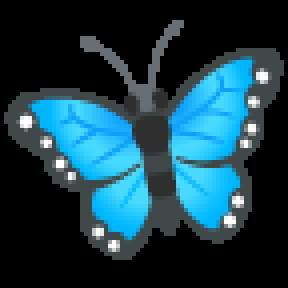
#> input picture backend/src/main/resources/sticker-assets/anim_butterfly.a7e71017.png, 72 x 72 px (shown 4 times larger)
$ python -i generator.py   (imports and definitions only)   (older library calls are emulated)
#> lines starting #> are read from the running program, lines starting #| are printed output that depends on the picture
#> further down, picture is the input picture: shape (72, 72, 3); mean B, G, R 73.2, 60.5, 26
"""사진 한 장 → 차이 다섯 개를 넣은 B 이미지. 시제품 prototype/diff_d.py 의 D 방식을 그대로 옮기고 둘을 더했다.

  1. 얼굴 보호 — 보호 마스크(얼굴 bbox ×1.3)에 닿는 superpixel 은 고르지 않고, 실제로 바뀐 픽셀이 닿아도 버린다
     (clone·inpaint 는 지정 영역 밖으로 번질 수 있다).
  2. 최소 거리를 "저장되는 중심"(바뀐 픽셀의 평균)으로 잰다 — 시제품은 superpixel 중심으로 재서 저장값끼리는
     조금 가까워질 수 있었다.

변형 재료는 전부 같은 사진의 픽셀이라 이질감이 적다.
  color  : superpixel 하나의 색상(hue)을 돌림 — 경계가 뚜렷한 영역(objectness ≥ 2.0)에만
  remove : 작은 superpixel 을 지우고 inpaint 로 메움
  clone  : 다른 곳의 패치를 복제해 seamlessClone
  flip   : 원형 패치를 좌우 반전

같은 (이미지, seed, level, 보호 마스크)면 같은 결과가 나온다 — SLIC·OpenCV 연산은 결정적이고, 무작위는 전부
random.Random(seed) 하나에서 나온다.
"""
import random

import cv2
import numpy as np
from skimage.segmentation import slic

from . import config

LEVELS = {
    #          superpixel 면적 비율 범위         hue 회전   최소 차이(평균 abs)
    "easy":   dict(area=(.004, .015), hue=40, min_diff=24),
    "normal": dict(area=(.002, .008), hue=30, min_diff=18),
    "hard":   dict(area=(.001, .004), hue=22, min_diff=14),
}

KINDS = ["color", "remove", "clone", "flip"]
OBJECTNESS_MIN = 2.0
TEXTURE_MIN = .08
CHANGED_PIXEL = 12       # 이보다 크게 바뀐 픽셀을 "바뀐 곳"으로 본다
MIN_DIST_RATIO = .14     # 차이끼리 최소 거리 = 짧은 변 × 이 값
MARGIN_RATIO = .03       # 가장자리에서 이만큼은 비운다


class GenerationFailed(Exception):
    pass


def texture(img):
    g = cv2.cvtColor(img, cv2.COLOR_BGR2GRAY).astype(np.float32) / 255
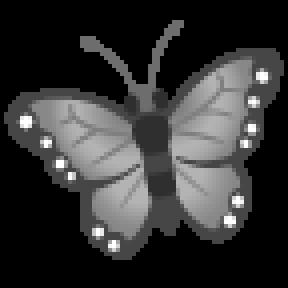
#> g: shape (72, 72) float32 (shown 4 times larger); min 0, max 1, mean 0.203
    return cv2.magnitude(cv2.Sobel(g, cv2.CV_32F, 1, 0), cv2.Sobel(g, cv2.CV_32F, 0, 1))
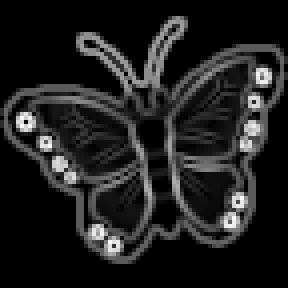
#> returned value: shape (72, 72) float32 (shown 4 times larger); min 0, max 3.08, mean 0.389; drawn with min black and max white


# [8 lines left out: function objectness, not called in this run]


def far_enough(c, used, d):
    return all((c[0] - u[0]) ** 2 + (c[1] - u[1]) ** 2 >= d * d for u in used)


# [8 lines left out: function apply_color, not called in this run]


def apply_remove(img, mask, p, rng):
    m = cv2.dilate(mask, np.ones((5, 5), np.uint8))
    return cv2.inpaint(img, m, 7, cv2.INPAINT_TELEA)


# [112 lines left out: functions apply_clone, apply_flip, generate, not called in this run]

>>> import cv2
>>> picture = cv2.imread('../../../backend/src/main/resources/sticker-assets/anim_butterfly.a7e71017.png')
>>> result = texture(picture)

$ run again, on backend/src/main/resources/sticker-assets/anim_dizzy.d1891897.png
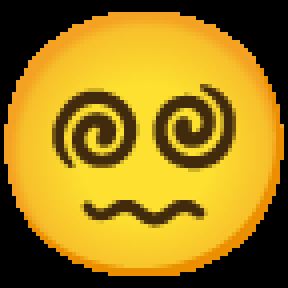
#> input picture backend/src/main/resources/sticker-assets/anim_dizzy.d1891897.png, 72 x 72 px (shown 4 times larger)
#> picture is the input picture: shape (72, 72, 3); mean B, G, R 26.5, 125.8, 158.9
#> in texture, `g = cv2.cvtColor(img, cv2.COLOR_BGR2GRAY).astype(np.float32) / 255`:
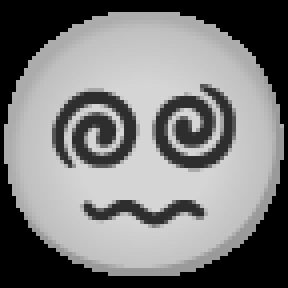
#> g: shape (72, 72) float32 (shown 4 times larger); min 0, max 0.835, mean 0.488
#> in texture, `return cv2.magnitude(cv2.Sobel(g, cv2.CV_32F, 1, 0), cv2.Sobel(g, cv2...`:
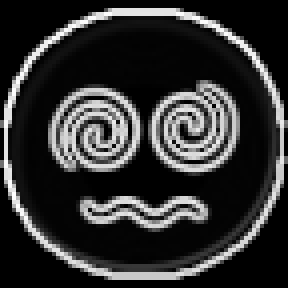
#> returned value: shape (72, 72) float32 (shown 4 times larger); min 0, max 3.05, mean 0.596; drawn with min black and max white
